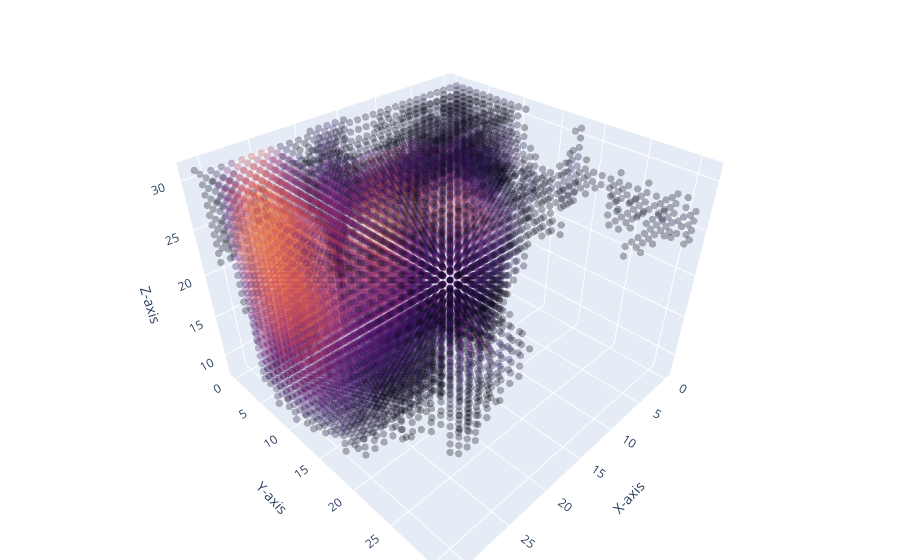

Notebook code cell kept with this figure:
### Code cell
# Be warned, this plot can get graphics intensive and/or crash your notebook
helper.plot_cube_3d_scatter(data_cube=pred_np, maxval_thresh=0.4, quantile_thresh=0.7, point_opacity=0.3, point_size=2.5, downsample_yx_scale=8, cscale="Inferno")

### Figure 1 — Plotly figure (JSON) as saved in the notebook; plotly's stock layout.template omitted (floating-point values rounded to 4 significant figures; data arrays with more than 128 entries replaced by an {"elided": "..."} marker saying what was removed)
{"data": [{"marker": {"color": {"elided": "9684 int values"}, "colorscale": [[0, "#000004"], [0.1111, "#1b0c41"], [0.2222, "#4a0c6b"], [0.3333, "#781c6d"], [0.4444, "#a52c60"], [0.5556, "#cf4446"], [0.6667, "#ed6925"], [0.7778, "#fb9b06"], [0.8889, "#f7d13d"], [1, "#fcffa4"]], "opacity": 0.3, "size": 2.5}, "mode": "markers", "type": "scatter3d", "x": {"elided": "9684 int values"}, "y": {"elided": "9684 int values"}, "z": {"elided": "9684 int values"}}], "layout": {"margin": {"b": 0, "l": 0, "r": 0, "t": 0}, "scene": {"xaxis": {"title": {"text": "X-axis"}}, "yaxis": {"title": {"text": "Y-axis"}}, "zaxis": {"title": {"text": "Z-axis"}}}}}
